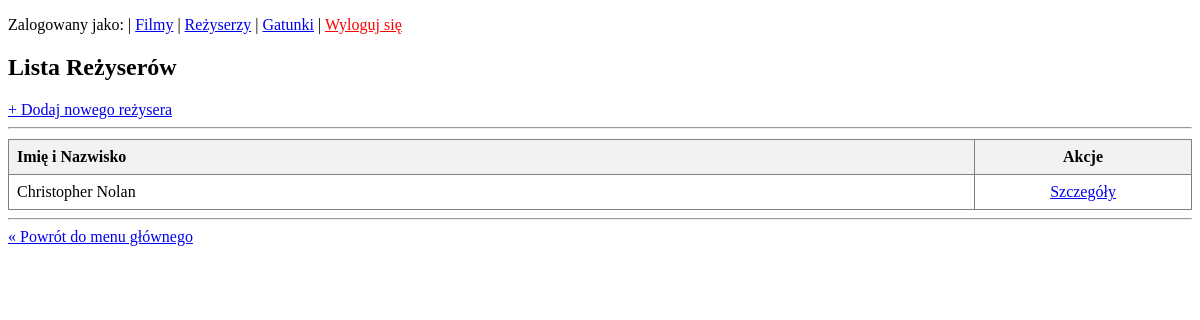
/wypozyczalnia_filmow/html/rezyserzy/, run on an earlier commit of the app's database.
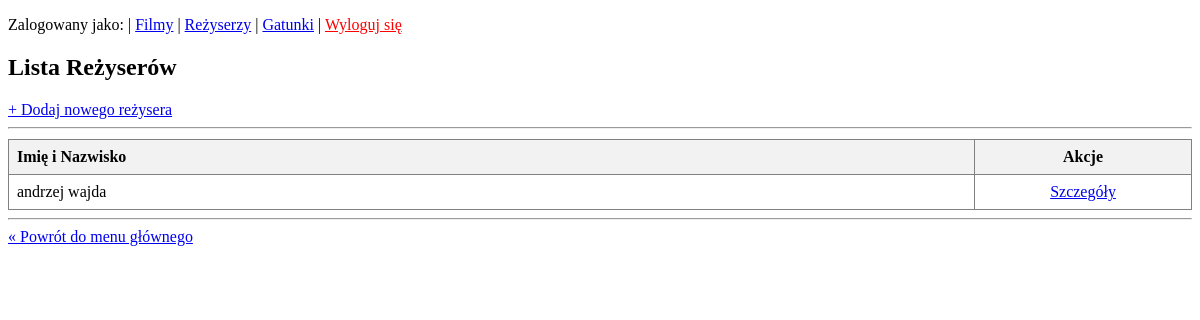
And on a later commit of the database.
### wypozyczalnia_filmow/models.py (models this page shows, shortened)
class Rezyser(models.Model):
    imie = models.CharField(max_length=50)
    nazwisko = models.CharField(max_length=50)
    kraj = models.CharField(max_length=2, help_text="Kod kraju, np. PL, US, GB")
    class Meta:
        ordering = ['nazwisko', 'imie']
        verbose_name = "Reżyser"
        verbose_name_plural = "Reżyserzy"
        constraints = [
            UniqueConstraint(fields=['imie', 'nazwisko'], name='unique_rezyser_name')
        ]

### wypozyczalnia_filmow/views.py (the view)
# urls.py: path('html/rezyserzy/', views.rezyser_list_html, name='rezyser-list-html'),
def rezyser_list_html(request):
    rezyserzy = Rezyser.objects.all()
    return render(request, "wypozyczalnia_filmow/rezyser/list.html", {'rezyserzy': rezyserzy})

### wypozyczalnia_filmow/templates/wypozyczalnia_filmow/rezyser/list.html (shortened to what this page needs)
<!DOCTYPE html>
<html lang="pl">
<head>
</head>
<body>
    <p>Zalogowany jako: <strong>{{ user.username }}</strong> |
        <a href="{% url 'film-list-html' %}">Filmy</a> |
        <a href="{% url 'rezyser-list-html' %}">Reżyserzy</a> |
        <a href="{% url 'gatunek-list-html' %}">Gatunki</a>
        | <a href="{% url 'logout' %}" style="color: red;">Wyloguj się</a>
    </p>
    <h2>Lista Reżyserów</h2>
    <nav>
        <a href="{% url 'rezyser-create-html' %}">+ Dodaj nowego reżysera</a>
    </nav>
    <hr>
    <table border="1" style="width: 100%; border-collapse: collapse; margin-top: 10px;">
        <thead>
            <tr style="background-color: #f2f2f2;">
                <th style="padding: 8px; text-align: left;">Imię i Nazwisko</th>
                <th style="padding: 8px; text-align: center; width: 200px;">Akcje</th>
            </tr>
        </thead>
        <tbody>
            {% for r in rezyserzy %}
            <tr>
                <td style="padding: 8px;">
                    {{ r.imie }} {{ r.nazwisko }}
                </td>
                <td style="padding: 8px; text-align: center;">
                    <a href="{% url 'rezyser-detail-html' r.id %}">Szczegóły</a>
                </td>
            </tr>
            {% empty %}
            <tr>
                <td colspan="2" style="padding: 8px; text-align: center;">Brak reżyserów w bazie danych.</td>
            </tr>
            {% endfor %}
        </tbody>
    </table>
    <hr>
    <a href="{% url 'welcome' %}">« Powrót do menu głównego</a>
</body>
</html>

What changed in the data, as far as the page shows it:
removed Rezyser: imie "Christopher", nazwisko "Nolan"
added Rezyser: imie "andrzej", nazwisko "wajda"
